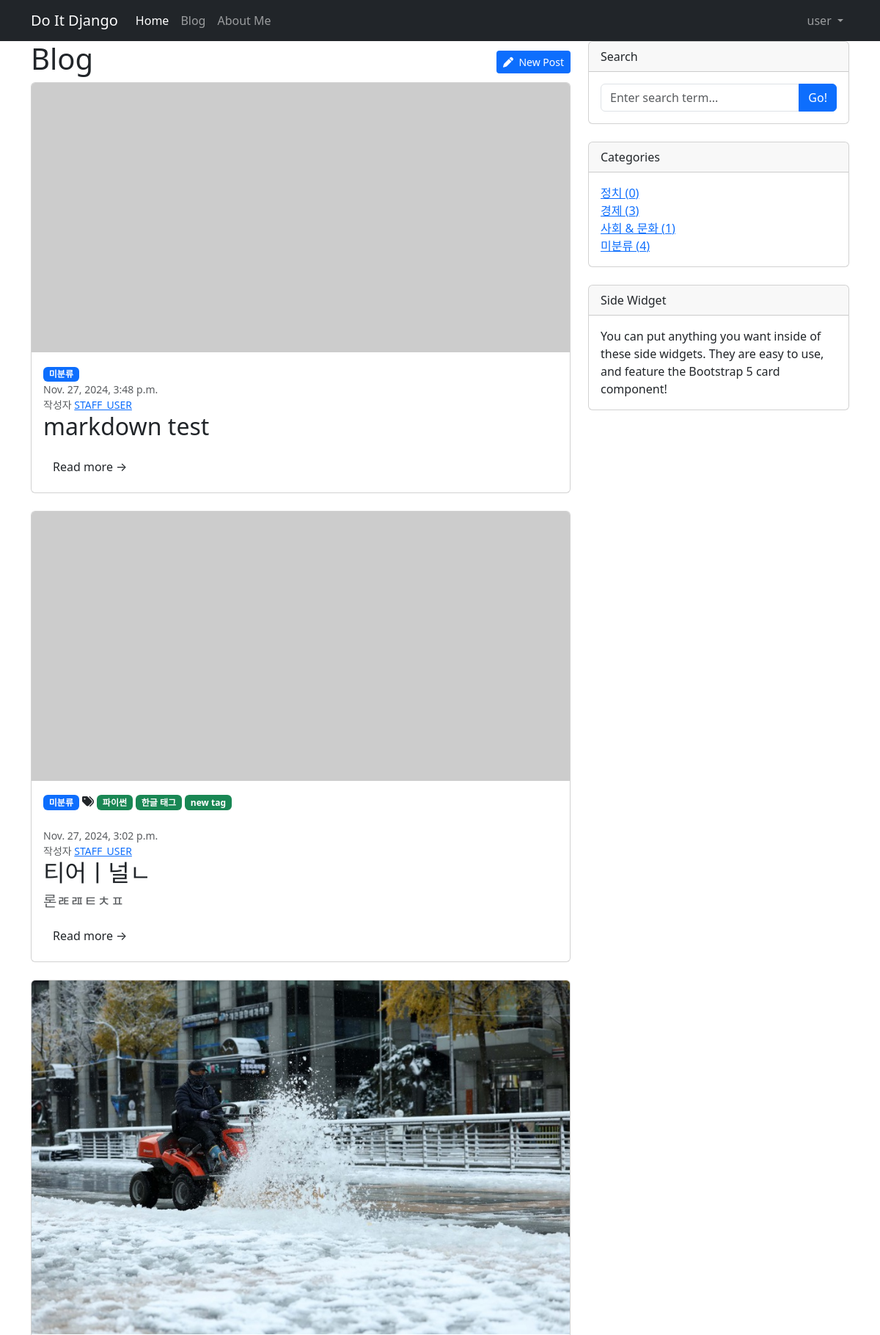
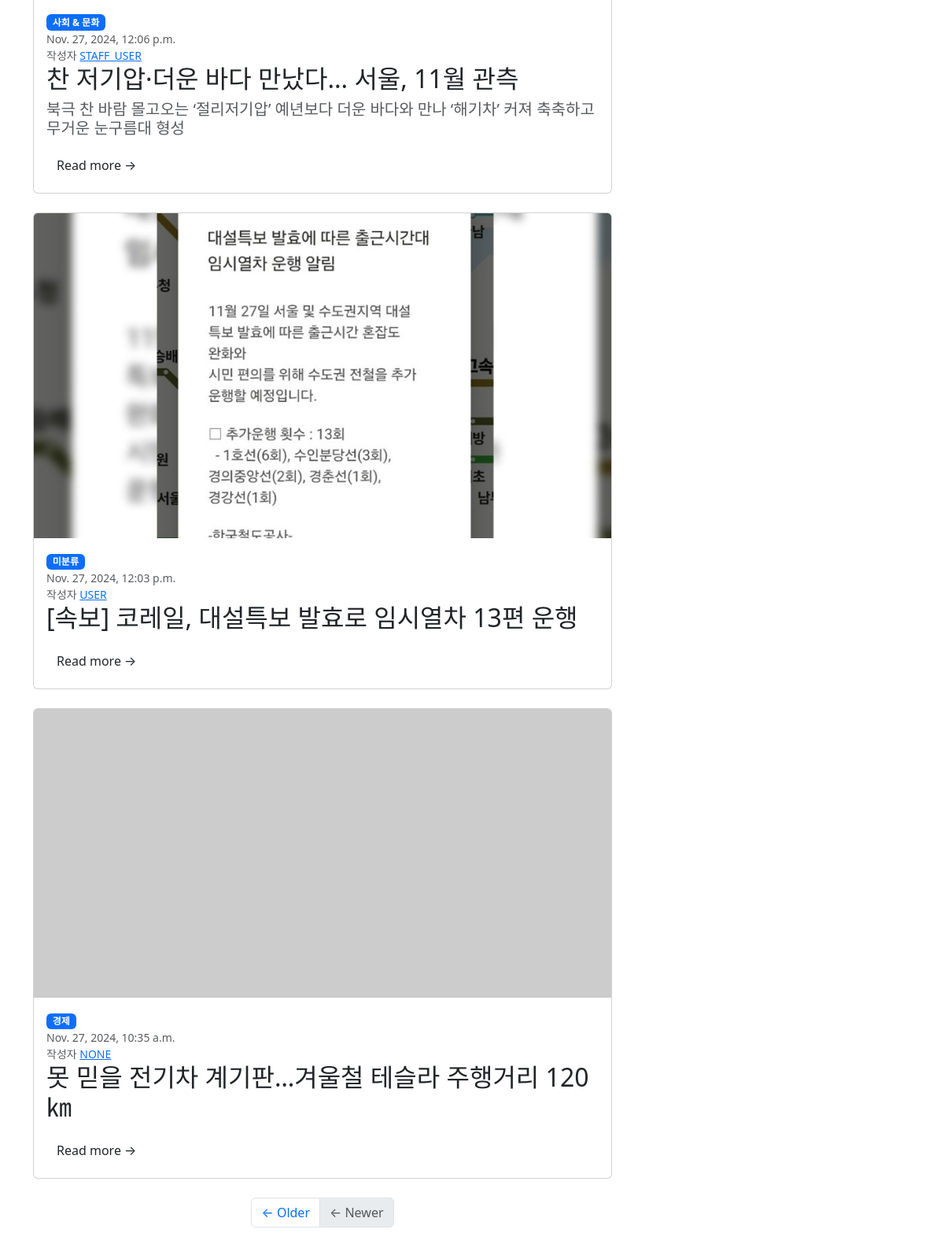
Page /blog/ (signed in, upper part) on the committed database (2 pictures, top to bottom).
### blog/models.py (models this page shows, shortened)
class Post(models.Model):
    title = models.CharField(max_length=30)
    hook_text = models.CharField(max_length=100, blank=True)
    content = MarkdownxField()
    head_image = models.ImageField(upload_to='blog/images/%Y/%m/%d/', blank=True)
    file_upload = models.FileField(upload_to='blog/files/%Y/%m/%d/', blank=True)
    created_at = models.DateTimeField(auto_now_add=True)
    updated_at = models.DateTimeField(auto_now=True)
    author = models.ForeignKey(User, null=True, on_delete=models.SET_NULL)
    category = models.ForeignKey(Category, blank=True, null=True, on_delete=models.SET_NULL)
    tags = models.ManyToManyField(Tag, blank=True)
    def get_absolute_url(self):
        return f'/blog/{self.pk}'
    def get_content_markdown(self):
        return markdown(self.content)

class Tag(models.Model):
    name = models.CharField(max_length=20, unique=True)
    slug = models.SlugField(max_length=100, unique=True, allow_unicode=True)
    def __str__(self):
        return self.name
    def get_absolute_url(self):
        return f'/blog/tag/{self.slug}'

class Category(models.Model):
    name = models.CharField(max_length=20, unique=True)
    slug = models.SlugField(max_length=100, unique=True, allow_unicode=True)
    def __str__(self):
        return self.name
    def get_absolute_url(self):
        return f'/blog/category/{self.slug}'
    class Meta:
        verbose_name_plural = 'Categories'

### blog/views.py (the view)
# urls.py: path("", views.PostList.as_view())                                   # 127.0.0.1/blog/
class PostList(ListView):
    model = Post
    ordering = "-pk"  # 포스트를 최신 순으로 정렬
    paginate_by = 5  # 페이지당 5개 포스트씩 표시
    def get_context_data(self, **kwargs):
        context = super().get_context_data(**kwargs)
        context['categories'] = Category.objects.all()
        context['no_category_post_count'] = Post.objects.filter(category=None).count()
        return context

### blog/templates/blog/post_list.html (shortened to what this page needs)
{% extends 'blog/base.html' %}
{% block main_area %}
<h1 style="display: flex; align-items: center;">
    Blog
    {% if user.is_authenticated %}
        {% if user.is_superuser or user.is_staff %}
            <div style="margin-left: auto;">
                <a class="btn btn-nfo btn-sm text-bg-primary" href="/blog/create_post/" role="button">
                    <i class="fas fa-pen"></i>&nbsp;&nbsp;New Post
                </a>
            </div>
        {% endif %}
    {% endif %}
</h1>
{% if post_list.exists %}
{% for post in post_list %}
<div class="card mb-4" id="post-{{ post.pk }}">
    {% if post.head_image %}
        <a href="#!"><img class="card-img-top" src="{{ post.head_image.url }}" alt="..." /></a>
    {% else %}
        <a href="#!"><img class="card-img-top" src="https://picsum.photos/seed/{{post.id}}/600/300" alt="..." /></a>
    {% endif %}
    <div class="card-body">
        {% if post.category %}
            <span class="badge text-bg-primary">{{ post.category }}</span>
        {% else %}
            <span class="badge text-bg-primary">미분류</span>
        {% endif %}
        {% if post.tags.exists %}
            <i class="fas fa-tags"></i>
            {% for tag in post.tags.iterator %}
                <a href="{{ tag.get_absolute_url }}"><span class="badge text-bg-success">{{ tag }}</span></a>
            {% endfor %}
            <br/>
            <br/>
        {% endif %}
        <div class="small text-muted">{{ post.created_at }}</div>
        <div class="small text-muted">
            작성자
            <a href="#">{{ post.author | upper }}</a>
        </div>
        <h2 class="card-title">{{ post.title }}</h2>
        {% if post.hook_text %}
            <h5 class="text-muted">{{ post.hook_text }}</h5>
        {% endif %}
        <a class="btn btn-pri   mary" href="{{ post.get_absolute_url }}">Read more →</a>
    </div>
</div>
{% endfor %}
{% else %}
<div>
    <p>아직 게시물이 없습니다.</p>
</div>
{% endif %}
{% if is_paginated %}
    <ul class="pagination justify-content-center my-4">
        {% if page_obj.has_next %}
            <li class="page-item">
                <a class="page-link" href="?page={{ page_obj.next_page_number }}">&larr; Older</a>
            </li>
        {% else %}
            <li class="page-item disabled">
                <a class="page-link" href="#">&larr; Older</a>
            </li>
        {% endif %}
        {% if page_obj.has_previous %}
            <li class="page-item">
                <a class="page-link" href="?page={{ page_obj.previous_page_number }}">Newer &rarr;</a>
            </li>
        {% else %}
            <li class="page-item disabled">
                <a class="page-link" href="#">&larr; Newer</a>
            </li>
        {% endif %}
    </ul>
{% endif %}
{% endblock %}

### blog/templates/blog/base.html (shortened to what this page needs)
<!DOCTYPE html>
{% load static %}
<html lang="ko">
    <head>
        <link rel="stylesheet" href="{% static 'blog/bootstrap/bootstrap.min.css' %}" media="screen">
    </head>
    <body>
        {% include 'blog/navbar.html' %}
        <div class="container">
            <div class="row">
                <div class="col-lg-8" id="main-area">
                    {% block main_area %}
                    {% endblock %}
                </div>
                <div class="col-lg-4">
                    <div class="card mb-4">
                        <div class="card-header">Search</div>
                        <div class="card-body">
                            <div class="input-group">
                                <input class="form-control" type="text" placeholder="Enter search term..." aria-label="Enter search term..." aria-describedby="button-search" id="search-input" />
                                <button class="btn btn-primary" id="button-search" type="button" onclick="searchPost()">Go!</button>
                            </div>
                        </div>
                    </div>
                    <div class="card mb-4" id="categories-card">
                        <div class="card-header">Categories</div>
                        <div class="card-body">
                            <div class="row">
                                <ul class="list-unstyled mb-0">
                                    {% for category in categories %}
                                    <li>
                                        <a href="{{ category.get_absolute_url }}">{{ category }} ({{category.post_set.count}})</a>
                                    </li>
                                    {% endfor %}
                                    <li>
                                        <a href="/blog/category/no_category">미분류 ({{ no_category_post_count }})</a>
                                    </li>
                                </ul>
                            </div>
                        </div>
                    </div>
                    <div class="card mb-4">
                        <div class="card-header">Side Widget</div>
                        <div class="card-body">You can put anything you want inside of these side widgets. They are easy to use, and feature the Bootstrap 5 card component!</div>
                    </div>
                </div>
            </div>
        </div>
        <link href="https://cdn.jsdelivr.net/npm/bootstrap@5.3.3/dist/css/bootstrap.min.css" rel="stylesheet">
    </body>
</html>

### blog/templates/blog/navbar.html (shortened to what this page needs)
{% load socialaccount %}
<nav class="navbar navbar-expand-lg navbar-dark bg-dark">
    <div class="container">
        <a class="navbar-brand" href="/">Do It Django</a>
        <div class="collapse navbar-collapse" id="navbarSupportedContent">
            <ul class="navbar-nav mb-2 mb-lg-0">
                <li class="nav-item">
                    <a class="nav-link active" aria-current="page" href="#">Home</a>
                  </li>
                <li class="nav-item">
                <a class="nav-link" href="/blog/">Blog</a>
                </li>
                <li class="nav-item">
                <a class="nav-link" href="/about_me/">About Me</a>
                </li>
            </ul>
            <ul class="navbar-nav ms-auto mb-2 mb-lg-0">
                {% if user.is_authenticated %}
                <li class="nav-item dropdown">
                    <a class="nav-link dropdown-toggle" href="#" id="navbarDropdownMenuLink" role="button" data-bs-toggle="dropdown" aria-haspopup="true" aria-expanded="false">
                      {{ user.username }}
                    </a>
                </li>
                {% else %}
                <li class="nav-item">
                  <button class="btn btn-primary" data-bs-toggle="modal" data-bs-target="#exampleModal">Log In</button>
                </li>
                {% endif %}
            </ul>
        </div>
    </div>
</nav>

### rows in the picture
Post: shows "미분류", created_at "Nov. 27, 2024, 3:48 p.m.", author "STAFF_USER", title "markdown test"
Post: shows "미분류", created_at "Nov. 27, 2024, 3:02 p.m.", author "STAFF_USER", title "티어ㅣ널ㄴ", hook_text "론ㄾㄿㅌㅊㅍ"
Tag: name "파이썬"
Tag: name "한글 태그"
Tag: name "new tag"
Post: head_image (picture), category "사회 & 문화", created_at "Nov. 27, 2024, 12:06 p.m.", author "STAFF_USER", title "찬 저기압·더운 바다 만났다... 서울, 11월 관측", hook_text "북극 찬 바람 몰고오는 ‘절리저기압’ 예년보다 더운 바다와 만나 ‘해기차’ 커져 축축하고 무거운 눈구름대 형성"
Post: head_image (picture), shows "미분류", created_at "Nov. 27, 2024, 12:03 p.m.", author "USER", title "[속보] 코레일, 대설특보 발효로 임시열차 13편 운행"
Post: category "경제", created_at "Nov. 27, 2024, 10:35 a.m.", author "NONE", title "못 믿을 전기차 계기판…겨울철 테슬라 주행거리 120㎞"
Category: name "정치", post_set.count "0"
Category: name "경제", post_set.count "3"
Category: name "사회 & 문화", post_set.count "1"

### other values in the picture
{{ user.username }} "user"
{{ no_category_post_count }} "4"
